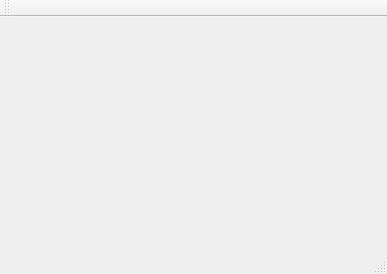
<?xml version="1.0" encoding="UTF-8"?>
<ui version="4.0">
 <class>TranslatorDlg</class>
 <widget class="QMainWindow" name="TranslatorDlg">
  <property name="geometry">
   <rect>
    <x>0</x>
    <y>0</y>
    <width>387</width>
    <height>274</height>
   </rect>
  </property>
  <property name="windowTitle">
   <string>MainWindow</string>
  </property>
  <property name="windowIcon">
   <iconset resource="resource.qrc">
    <normaloff>:/ico.png</normaloff>:/ico.png</iconset>
  </property>
  <widget class="QWidget" name="centralWidget"/>
  <widget class="QMenuBar" name="menuBar">
   <property name="geometry">
    <rect>
     <x>0</x>
     <y>0</y>
     <width>387</width>
     <height>26</height>
    </rect>
   </property>
  </widget>
  <widget class="QToolBar" name="mainToolBar">
   <attribute name="toolBarArea">
    <enum>TopToolBarArea</enum>
   </attribute>
   <attribute name="toolBarBreak">
    <bool>false</bool>
   </attribute>
  </widget>
  <widget class="QStatusBar" name="statusBar"/>
 </widget>
 <layoutdefault spacing="6" margin="11"/>
 <resources>
  <include location="resource.qrc"/>
 </resources>
 <connections/>
</ui>
